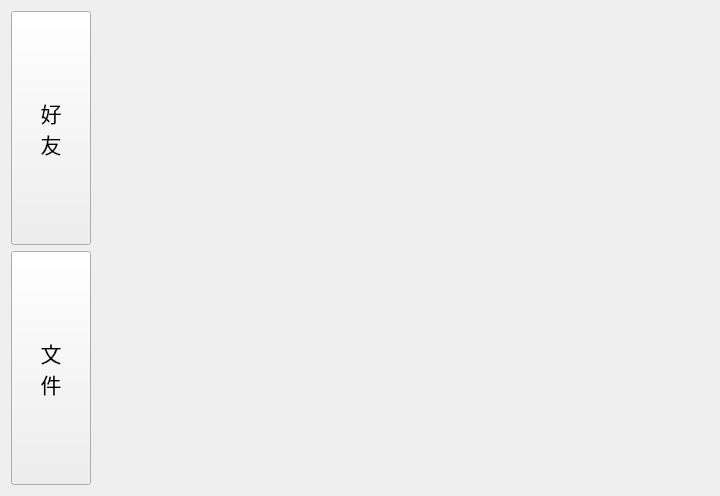
<?xml version="1.0" encoding="UTF-8"?>
<ui version="4.0">
 <class>Index</class>
 <widget class="QWidget" name="Index">
  <property name="geometry">
   <rect>
    <x>0</x>
    <y>0</y>
    <width>720</width>
    <height>496</height>
   </rect>
  </property>
  <property name="windowTitle">
   <string>Form</string>
  </property>
  <layout class="QHBoxLayout" name="horizontalLayout">
   <item>
    <layout class="QVBoxLayout" name="verticalLayout">
     <item>
      <widget class="QPushButton" name="friend_PB">
       <property name="sizePolicy">
        <sizepolicy hsizetype="Minimum" vsizetype="Expanding">
         <horstretch>0</horstretch>
         <verstretch>0</verstretch>
        </sizepolicy>
       </property>
       <property name="font">
        <font>
         <family>Arial</family>
         <pointsize>16</pointsize>
        </font>
       </property>
       <property name="text">
        <string>好
友</string>
       </property>
      </widget>
     </item>
     <item>
      <widget class="QPushButton" name="file_PB">
       <property name="sizePolicy">
        <sizepolicy hsizetype="Minimum" vsizetype="Expanding">
         <horstretch>0</horstretch>
         <verstretch>0</verstretch>
        </sizepolicy>
       </property>
       <property name="font">
        <font>
         <family>Arial</family>
         <pointsize>16</pointsize>
        </font>
       </property>
       <property name="text">
        <string>文
件</string>
       </property>
      </widget>
     </item>
    </layout>
   </item>
   <item>
    <widget class="QStackedWidget" name="stackedWidget">
     <property name="currentIndex">
      <number>1</number>
     </property>
     <widget class="Friend" name="friendPage"/>
     <widget class="File" name="filePage"/>
    </widget>
   </item>
  </layout>
 </widget>
 <customwidgets>
  <customwidget>
   <class>Friend</class>
   <extends>QWidget</extends>
   <header>friend.h</header>
   <container>1</container>
  </customwidget>
  <customwidget>
   <class>File</class>
   <extends>QWidget</extends>
   <header>file.h</header>
   <container>1</container>
  </customwidget>
 </customwidgets>
 <resources/>
 <connections/>
</ui>
